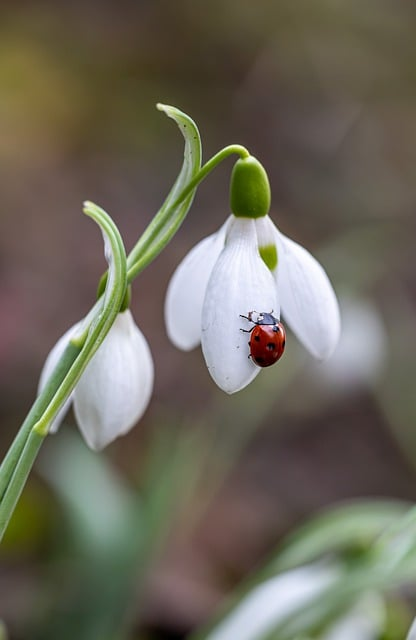
#> input picture INTERNSHIP/images/ladybug.jpg, 416 x 640 px, found by its file name
$ python negative.py
#> lines starting #> are read from the running program, lines starting #| are printed output that depends on the picture
from PIL import Image, ImageOps

# In the ImageOps module of the Python image processing library Pillow (PIL), invert() for negative-positive inverting (inverting pixel values) of an image is provided.

img=Image.open('images\ladybug.jpg')
#> img is the input picture: PIL image 416x640 RGB; mean R, G, B 108.9, 105.2, 91.4
img.show()
x,y=img.size
#> x = 416; y = 640
print(x,y)
#| 416 640

neg=ImageOps.invert(img)
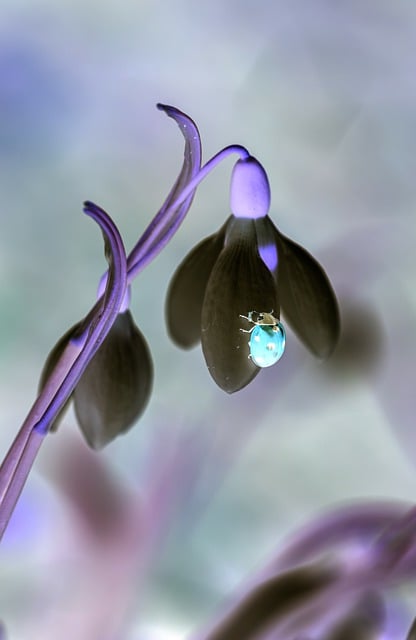
#> neg: PIL image 416x640 RGB; mean R, G, B 146.1, 149.8, 163.6
neg.show()

gray=img.convert('L')
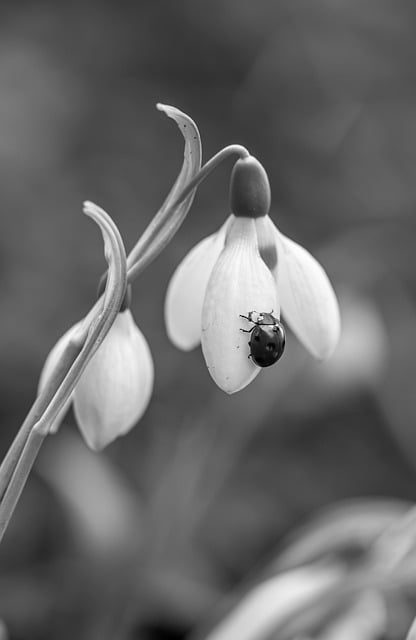
#> gray: PIL image 416x640 L; min 0, max 255, mean 104.7
gray.show()

neg_gray=ImageOps.invert(gray)
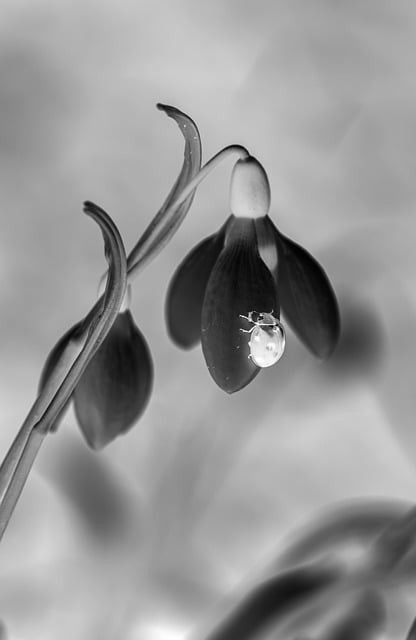
#> neg_gray: PIL image 416x640 L; min 0, max 255, mean 150.3
neg_gray.show()

$ run again, with INTERNSHIP/images/countryside.jpg copied over INTERNSHIP/images/ladybug.jpg
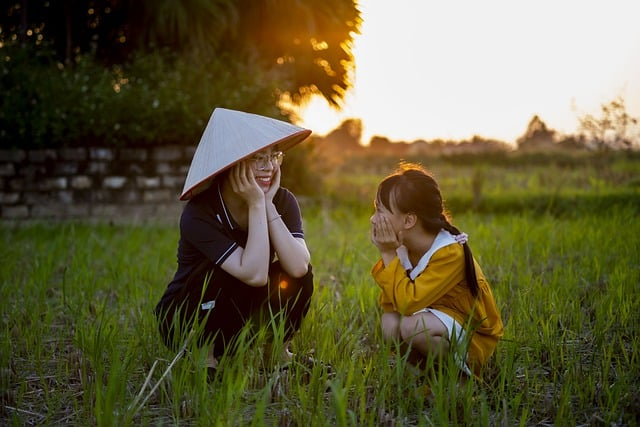
#> input picture INTERNSHIP/images/countryside.jpg, 640 x 427 px, found by its file name
#> img is the input picture: PIL image 640x427 RGB; mean R, G, B 98.1, 92.1, 58.9
#| 640 427
#> `gray=img.convert('L')`:
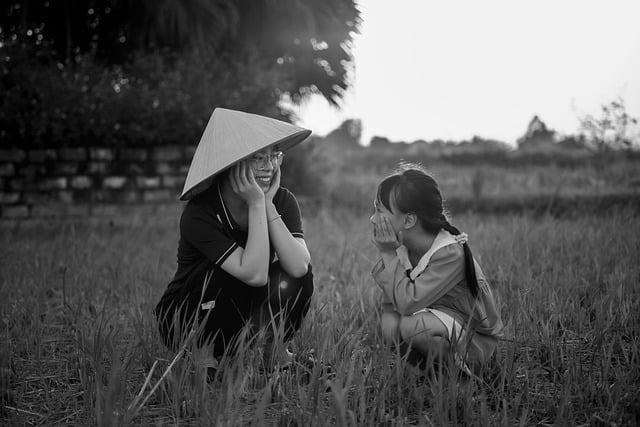
#> gray: PIL image 640x427 L; min 0, max 252, mean 90.1
#> `neg_gray=ImageOps.invert(gray)`:
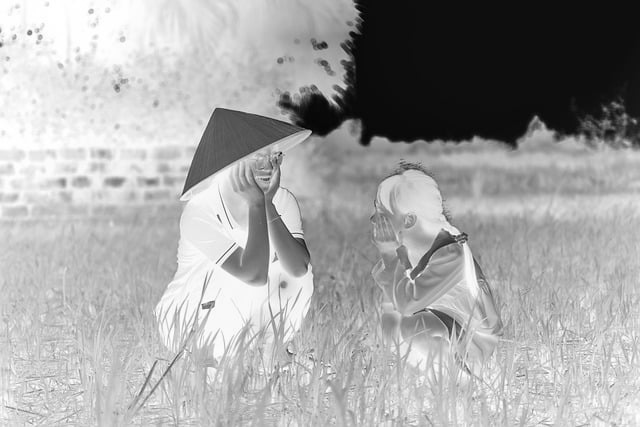
#> neg_gray: PIL image 640x427 L; min 3, max 255, mean 164.9
